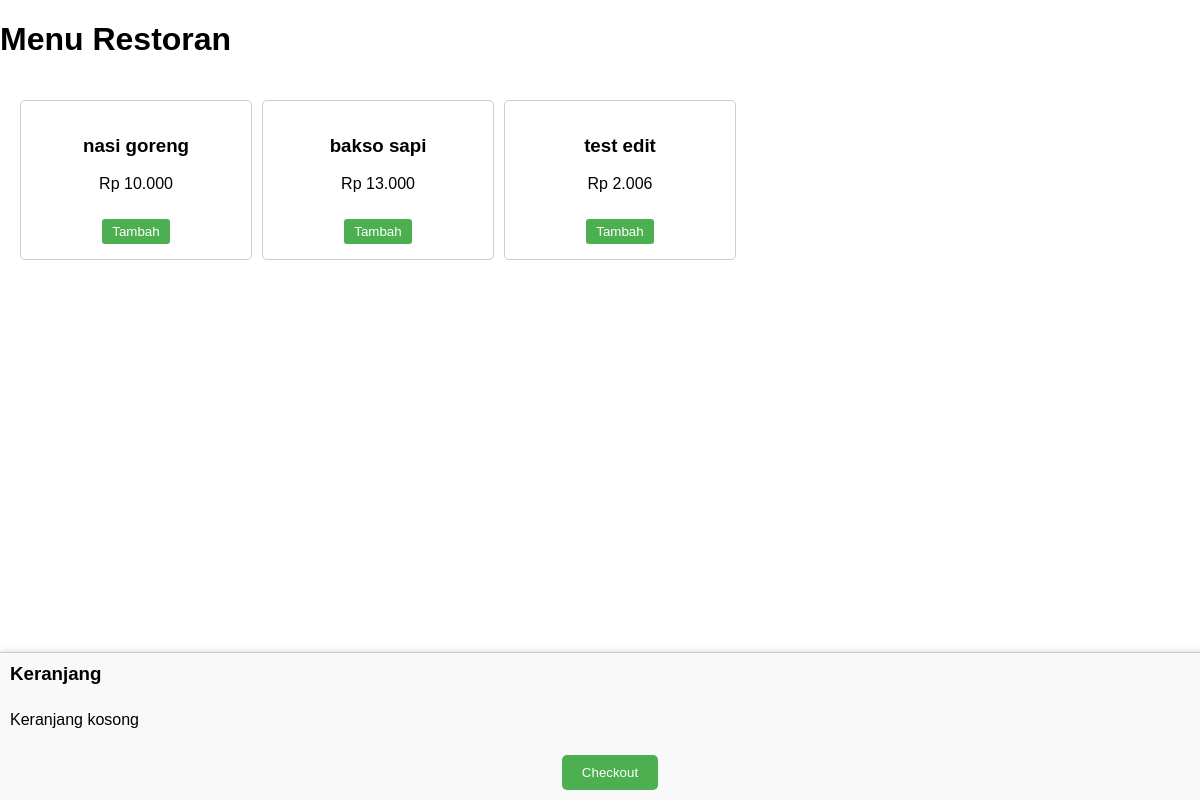
The page /pelanggan.php on the database as committed earlier.
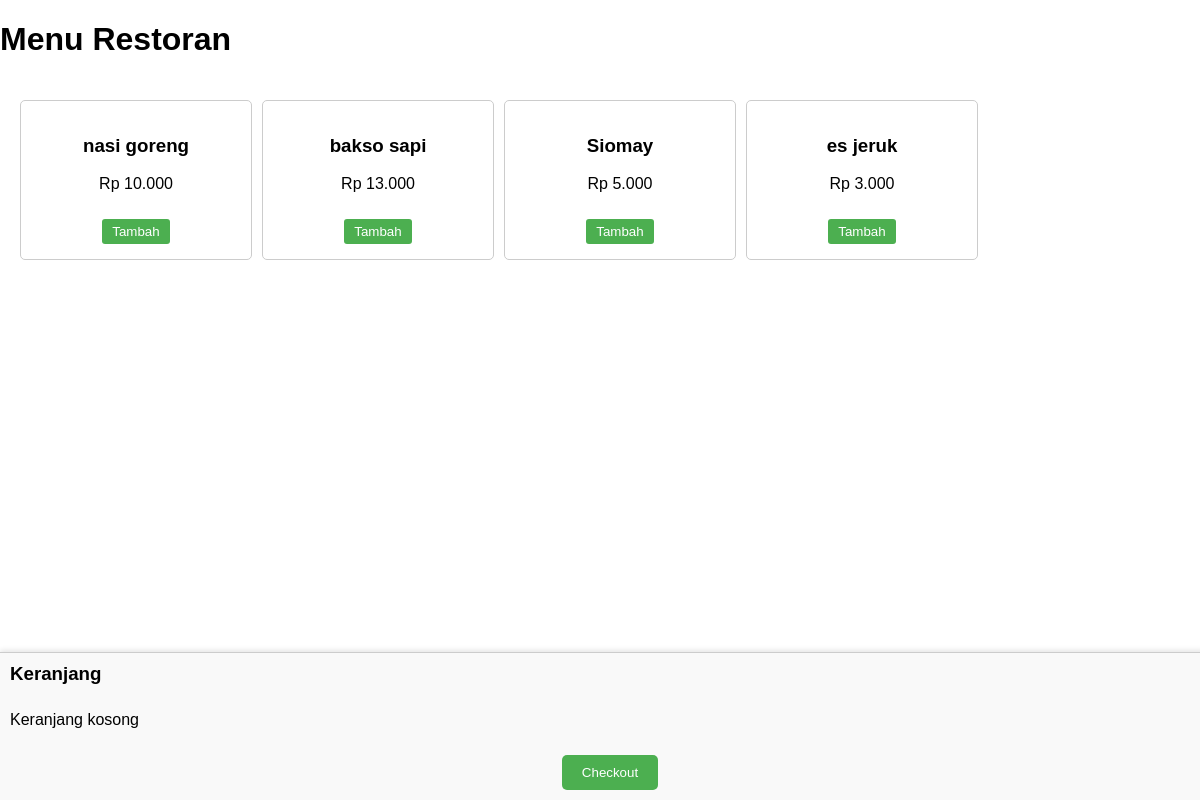
The same page on the database as committed later.
### tables this page shows
CREATE TABLE `menu` (
  `id_menu` int NOT NULL,
  `nama_makanan` varchar(100) DEFAULT NULL,
  `harga` decimal(10,2) DEFAULT NULL
);

### pelanggan.php (the view, shortened to what this page needs)
<!DOCTYPE html>
<html lang="en">
<head>
</head>
<body>
    <h1>Menu Restoran</h1>
    <div class="menu-list">
        <?php
        include "database.php";
        $sql = "SELECT * FROM menu";
        $result = $conn->query($sql);
        if ($result->num_rows > 0) {
            while ($row = $result->fetch_assoc()) {
                echo "<div class='menu-item'>";
                echo "<h3>" . $row['nama_makanan'] . "</h3>";
                echo "<p>Rp " . number_format($row['harga'], 0, ',', '.') . "</p>";
                echo "<button onclick=\"addToCart(" . $row['id_menu'] . ", '" . $row['nama_makanan'] . "', " . $row['harga'] . ")\">Tambah</button>";
                echo "</div>";
            }
        } else {
            echo "<p>Tidak ada menu tersedia</p>";
        }
        ?>
    </div>
    <div class="cart">
        <h3>Keranjang</h3>
        <div class="cart-items">
            <p>Keranjang kosong</p>
        </div>
        <div class="checkout">
            <button onclick="checkout()">Checkout</button>
        </div>
    </div>
</body>
</html>

### pelanggan.php (style rules this page uses)
body { font-family: Arial, sans-serif; margin: 0; padding: 0; }
.menu-list { display: flex; flex-wrap: wrap; gap: 10px; padding: 20px; }
.menu-item { border: 1px solid #ccc; border-radius: 5px; padding: 15px; width: 200px; text-align: center; }
.menu-item button { margin-top: 10px; padding: 5px 10px; background-color: #4CAF50; color: white; border: none; border-radius: 3px; cursor: pointer; }
.cart { position: fixed; bottom: 0; left: 0; width: 100%; background-color: #f9f9f9; border-top: 1px solid #ccc; padding: 10px; box-shadow: 0 -2px 5px rgba(0,0,0,0.1); }
.cart h3 { margin: 0 0 10px; }
.cart-items { max-height: 150px; overflow-y: auto; margin-bottom: 10px; }
.checkout { text-align: center; }
.checkout button { padding: 10px 20px; background-color: #4CAF50; color: white; border: none; border-radius: 5px; cursor: pointer; }

Rows that differ between the two databases and show on the page:
changed menu: nama_makanan "test edit" → "Siomay"; harga "2.006" → "5.000"
added menu: nama_makanan "es jeruk", harga "3.000"
